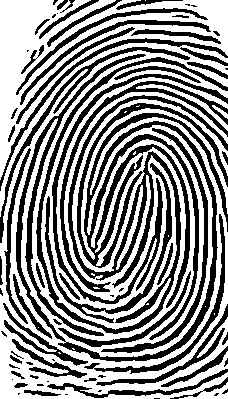
#> input picture test_image.tif, 228 x 399 px
$ python -i ftlib.py   (imports and definitions only)   (Python 2 division)
#> lines starting #> are read from the running program, lines starting #| are printed output that depends on the picture; after the words box and inside, x2 and y2 are one past the last pixel; in counts of white or black regions, pixels touching at a corner belong together
#> further down, picture is the input picture: shape (399, 228, 3); 56% white; 74 black regions (27 under 20 px), largest, box (x1, y1, x2, y2) and area: (16, 54, 228, 362) 17919, (52, 74, 228, 304) 2415, (60, 81, 228, 292) 2043
import cv2
import numpy as np

show_images = 1

def fastThin(img_ori):
  obj = 0
  bg = 255
  img = img_ori.copy()
  if(show_images):
    cv2.imshow('pre morphology',img)
  img = morphology(img)
  cleanCorners(img)
  if(show_images):
    cv2.imshow('morphology',img)
  eraseTwoByTwos(img)
  if(show_images):
    cv2.imshow('morphology + eraseTwoByTwos',img)
  eraseLadders(img)
  if(show_images):
    cv2.imshow('morphology + eraseTwoByTwos + eraseLadders',img)
  return img

def morphology(img):
  # inverts the image to execute easier operations (sum and subtraction)
  a, img = cv2.threshold(img,100,255,cv2.THRESH_BINARY_INV)
  # generates 3 by 3 cross kernel
  kernel = cv2.getStructuringElement(cv2.MORPH_CROSS,(3,3))
  # iteration counter
  iteration = 0
  print "Starting fast thin..."
  while 1:
    iteration += 1
    print "Running iteration",iteration,"of morphology" # "Running iteration x"
    #erosion
    last_img = img.copy()
    ero = cv2.erode(img,kernel,iterations = 1)
    #dilation
    dil = cv2.dilate(ero,kernel,iterations = 1)
    # result = original - dilated + eroded
    img -= dil
    img += ero
    # ends loop if result is the same from last iteration
    if cv2.compare(img, last_img, cv2.CMP_EQ).all():
      break
#> this loop made 5 passes
#> pass 1, in morphology, `ero = cv2.erode(img,kernel,iterations = 1)`:
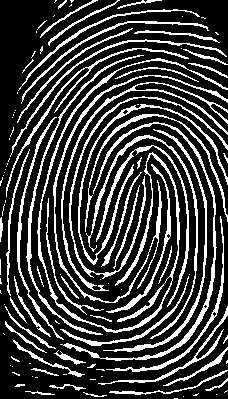
#> ero: shape (399, 228, 3); 24.5% white in thin lines or dots
#> pass 1, in morphology, `dil = cv2.dilate(ero,kernel,iterations = 1)`:
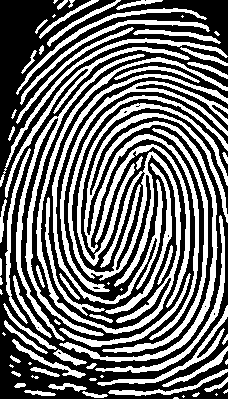
#> dil: shape (399, 228, 3); 43.3% white; 79 white regions (18 under 20 px), largest, box (x1, y1, x2, y2) and area: (36, 57, 228, 334) 6564, (59, 113, 228, 362) 5259, (16, 54, 145, 341) 2741
#> pass 1, in morphology, `img -= dil`:
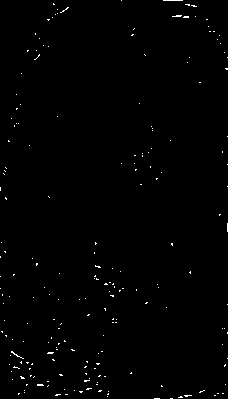
#> img: shape (399, 228, 3); 0.65% white in thin lines or dots
#> pass 1, in morphology, `img += ero`:
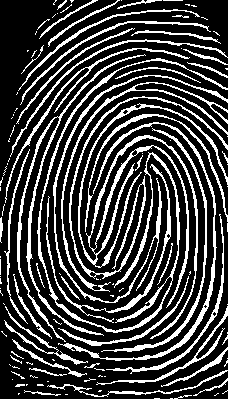
#> img: shape (399, 228, 3); 25.1% white in thin lines or dots
#> after the loop: ero: shape (399, 228, 3); every value is 0
#> after the loop:
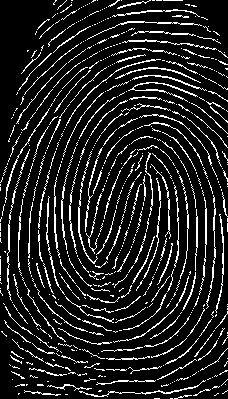
#> img: shape (399, 228, 3); 12.9% white in thin lines or dots
#> after the loop, iteration = 5
  a, img = cv2.threshold(img,100,255,cv2.THRESH_BINARY_INV) # inverts back the image
#> img: shape (399, 228, 3); 87.1% white; black in thin lines or dots
  return img

# came up with this one by myself, if anyone finds a better way of detecting/reducing interest areas please tell me
def eraseTwoByTwos(img):
  altura = img.shape[0]
  largura = img.shape[1]
  obj = 0
  bg = 255
  for y in xrange(1,altura-2):
    for x in xrange(1,largura-2):
      #centrais
      c1 = img[y,x]
      c2 = img[y,x+1]
      c3 = img[y+1,x]
      c4 = img[y+1,x+1]
      if(c1 == obj and c2 == obj and c3 == obj and c4 == obj):
        if img[y-1,x-1]!=obj:
          img[y,x] = bg
          pass
        elif img[y-1,x+2]!=obj:
          img[y,x+1]=bg
          pass
        elif img[y+2,x-1]!=obj:
          img[y+1,x]=bg
          pass
        elif img[y+2,x+2]!=obj:
          img[y+1,x+1]=bg
          pass
        #vizinhos
        v1  = img[y-1,x-1]
        v2  = img[y-1,x]
        v3  = img[y-1,x+1]
        v4  = img[y-1,x+2]
        v5  = img[y,x+2]
        v6  = img[y+1,x+2]
        v7  = img[y+2,x+2]
        v8  = img[y+2,x+1]
        v9  = img[y+2,x]
        v10 = img[y+2,x-1]
        v11 = img[y+1,x-1]
        v12 = img[y,x-1]
        vizinhos = [v12,v1,v2,v3,v4,v5,v6,v7,v8,v9,v10,v11]

# sets the borders of the image as bg
def cleanCorners(img):
  altura = img.shape[0]
#> altura = 399
  largura = img.shape[1]
#> largura = 228
  bg = 255
  img[0:altura,0] = bg
#> img: shape (399, 228, 3); 87.2% white; black in thin lines or dots
  img[0,0:largura] = bg
#> img: shape (399, 228, 3); 87.2% white; black in thin lines or dots
  img[0:altura,largura-1] = bg
#> img: shape (399, 228, 3); 87.3% white; black in thin lines or dots
  img[altura-1,0:largura] = bg
#> img: shape (399, 228, 3); 87.3% white; black in thin lines or dots

# used in Zhang Suen algorithms to eliminate undesired corners
# [43 lines left out: function eraseLadders, not called in this run]

>>> import cv2
>>> picture = cv2.imread('test_image.tif')
>>> result = fastThin(picture)
#> (the run stopped early here; a loop or call above may not have finished)
